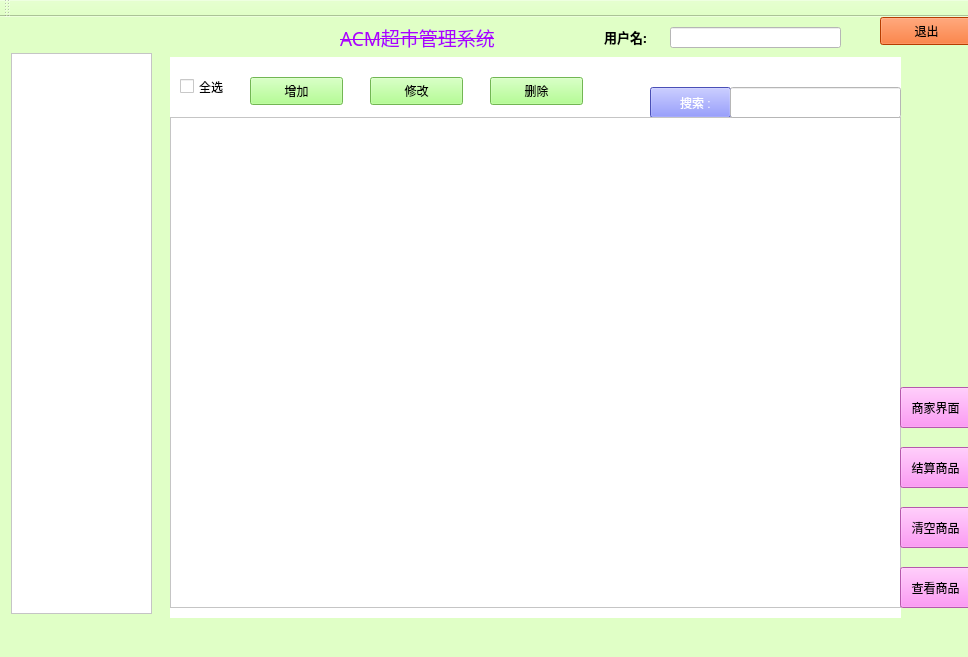
<?xml version="1.0" encoding="UTF-8"?>
<ui version="4.0">
 <class>MainWindow</class>
 <widget class="QMainWindow" name="MainWindow">
  <property name="geometry">
   <rect>
    <x>0</x>
    <y>0</y>
    <width>968</width>
    <height>657</height>
   </rect>
  </property>
  <property name="windowTitle">
   <string>ACM超市管理系统</string>
  </property>
  <property name="styleSheet">
   <string notr="true">background-color: rgb(224, 255, 198);
</string>
  </property>
  <widget class="QWidget" name="centralWidget">
   <widget class="QTreeWidget" name="treeWidget">
    <property name="enabled">
     <bool>true</bool>
    </property>
    <property name="geometry">
     <rect>
      <x>11</x>
      <y>36</y>
      <width>141</width>
      <height>561</height>
     </rect>
    </property>
    <property name="styleSheet">
     <string notr="true">background-color: rgb(255, 255, 255);</string>
    </property>
    <attribute name="headerVisible">
     <bool>false</bool>
    </attribute>
    <column>
     <property name="text">
      <string notr="true">1</string>
     </property>
    </column>
   </widget>
   <widget class="QStackedWidget" name="stackedWidget">
    <property name="geometry">
     <rect>
      <x>170</x>
      <y>40</y>
      <width>731</width>
      <height>561</height>
     </rect>
    </property>
    <property name="styleSheet">
     <string notr="true">background-color: rgb(255, 255, 255);</string>
    </property>
    <property name="currentIndex">
     <number>0</number>
    </property>
    <widget class="QWidget" name="page">
     <widget class="QCheckBox" name="checkBox">
      <property name="geometry">
       <rect>
        <x>10</x>
        <y>20</y>
        <width>57</width>
        <height>19</height>
       </rect>
      </property>
      <property name="text">
       <string>全选</string>
      </property>
     </widget>
     <widget class="QPushButton" name="btn_add">
      <property name="geometry">
       <rect>
        <x>80</x>
        <y>20</y>
        <width>93</width>
        <height>28</height>
       </rect>
      </property>
      <property name="styleSheet">
       <string notr="true">background-color: rgb(160, 255, 116);</string>
      </property>
      <property name="text">
       <string>增加</string>
      </property>
     </widget>
     <widget class="QPushButton" name="btn_update">
      <property name="geometry">
       <rect>
        <x>200</x>
        <y>20</y>
        <width>93</width>
        <height>28</height>
       </rect>
      </property>
      <property name="styleSheet">
       <string notr="true">background-color: rgb(160, 255, 116);</string>
      </property>
      <property name="text">
       <string>修改</string>
      </property>
     </widget>
     <widget class="QPushButton" name="btn_del">
      <property name="geometry">
       <rect>
        <x>320</x>
        <y>20</y>
        <width>93</width>
        <height>28</height>
       </rect>
      </property>
      <property name="styleSheet">
       <string notr="true">background-color: rgb(160, 255, 116);</string>
      </property>
      <property name="text">
       <string>删除</string>
      </property>
     </widget>
     <widget class="QPushButton" name="btn_select">
      <property name="geometry">
       <rect>
        <x>480</x>
        <y>30</y>
        <width>81</width>
        <height>31</height>
       </rect>
      </property>
      <property name="styleSheet">
       <string notr="true">background-color: rgb(103, 111, 255);
color: rgb(255, 255, 255);</string>
      </property>
      <property name="text">
       <string>   搜索 :</string>
      </property>
     </widget>
     <widget class="QTableWidget" name="tableWidget">
      <property name="geometry">
       <rect>
        <x>0</x>
        <y>60</y>
        <width>731</width>
        <height>491</height>
       </rect>
      </property>
      <property name="styleSheet">
       <string notr="true"/>
      </property>
     </widget>
     <widget class="QLineEdit" name="le_select">
      <property name="geometry">
       <rect>
        <x>560</x>
        <y>30</y>
        <width>171</width>
        <height>31</height>
       </rect>
      </property>
     </widget>
    </widget>
    <widget class="QWidget" name="page_2"/>
   </widget>
   <widget class="QLabel" name="label">
    <property name="geometry">
     <rect>
      <x>340</x>
      <y>10</y>
      <width>211</width>
      <height>21</height>
     </rect>
    </property>
    <property name="font">
     <font>
      <family>DengXian</family>
      <pointsize>14</pointsize>
      <strikeout>true</strikeout>
     </font>
    </property>
    <property name="styleSheet">
     <string notr="true">color: rgb(255, 255, 255);
color: rgb(170, 0, 255);</string>
    </property>
    <property name="text">
     <string>ACM超市管理系统</string>
    </property>
   </widget>
   <widget class="QPushButton" name="pushButton">
    <property name="geometry">
     <rect>
      <x>880</x>
      <y>0</y>
      <width>93</width>
      <height>28</height>
     </rect>
    </property>
    <property name="styleSheet">
     <string notr="true">background-color: rgb(196, 255, 179);
background-color: rgb(255, 85, 0);</string>
    </property>
    <property name="text">
     <string>退出</string>
    </property>
   </widget>
   <widget class="QLabel" name="label_2">
    <property name="geometry">
     <rect>
      <x>604</x>
      <y>10</y>
      <width>61</width>
      <height>20</height>
     </rect>
    </property>
    <property name="font">
     <font>
      <family>Agency FB</family>
      <pointsize>10</pointsize>
      <weight>75</weight>
      <bold>true</bold>
     </font>
    </property>
    <property name="text">
     <string>用户名:</string>
    </property>
   </widget>
   <widget class="QLineEdit" name="line_userName">
    <property name="geometry">
     <rect>
      <x>670</x>
      <y>10</y>
      <width>171</width>
      <height>21</height>
     </rect>
    </property>
    <property name="styleSheet">
     <string notr="true">background-color: rgb(255, 255, 255);</string>
    </property>
   </widget>
   <widget class="QPushButton" name="btn_sln">
    <property name="geometry">
     <rect>
      <x>900</x>
      <y>550</y>
      <width>71</width>
      <height>41</height>
     </rect>
    </property>
    <property name="styleSheet">
     <string notr="true">background-color: rgb(255, 123, 242);</string>
    </property>
    <property name="text">
     <string>查看商品</string>
    </property>
   </widget>
   <widget class="QPushButton" name="btn_clear">
    <property name="geometry">
     <rect>
      <x>900</x>
      <y>490</y>
      <width>71</width>
      <height>41</height>
     </rect>
    </property>
    <property name="maximumSize">
     <size>
      <width>81</width>
      <height>16777215</height>
     </size>
    </property>
    <property name="styleSheet">
     <string notr="true">background-color: rgb(255, 123, 242);</string>
    </property>
    <property name="text">
     <string>清空商品</string>
    </property>
   </widget>
   <widget class="QPushButton" name="btn_over">
    <property name="geometry">
     <rect>
      <x>900</x>
      <y>430</y>
      <width>71</width>
      <height>41</height>
     </rect>
    </property>
    <property name="styleSheet">
     <string notr="true">background-color: rgb(255, 123, 242);</string>
    </property>
    <property name="text">
     <string>结算商品</string>
    </property>
   </widget>
   <widget class="QPushButton" name="btn_maket">
    <property name="geometry">
     <rect>
      <x>900</x>
      <y>370</y>
      <width>71</width>
      <height>41</height>
     </rect>
    </property>
    <property name="styleSheet">
     <string notr="true">background-color: rgb(255, 123, 242);</string>
    </property>
    <property name="text">
     <string>商家界面</string>
    </property>
   </widget>
  </widget>
  <widget class="QMenuBar" name="menuBar">
   <property name="geometry">
    <rect>
     <x>0</x>
     <y>0</y>
     <width>968</width>
     <height>26</height>
    </rect>
   </property>
  </widget>
  <widget class="QToolBar" name="mainToolBar">
   <attribute name="toolBarArea">
    <enum>TopToolBarArea</enum>
   </attribute>
   <attribute name="toolBarBreak">
    <bool>false</bool>
   </attribute>
  </widget>
  <widget class="QStatusBar" name="statusBar"/>
 </widget>
 <layoutdefault spacing="6" margin="11"/>
 <resources/>
 <connections/>
</ui>
